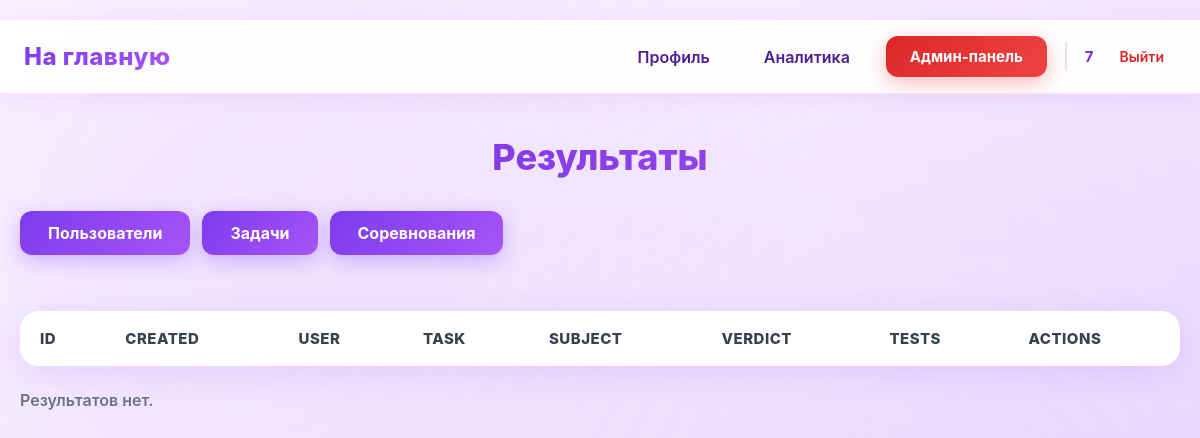
The page /admin/results (signed in) on the database as committed earlier.
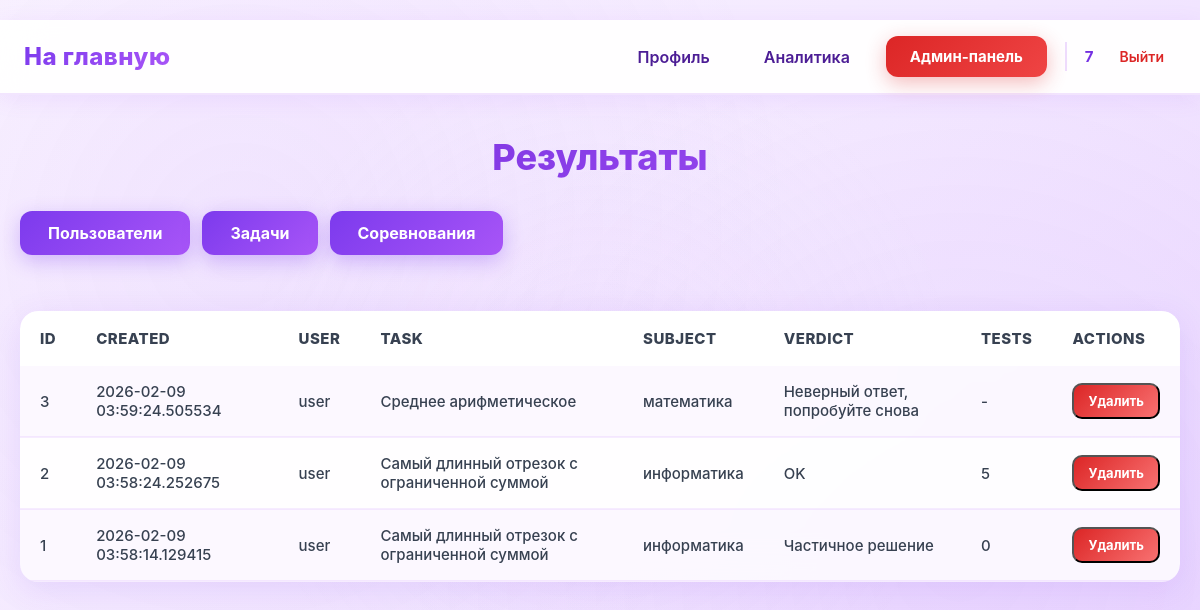
The same page on the database as committed later.
### data/users.py (models this page shows, shortened)
class User(SqlAlchemyBase, UserMixin):
    __tablename__ = 'users'
    id = sqlalchemy.Column(sqlalchemy.Integer,
                           primary_key=True, autoincrement=True)
    name = sqlalchemy.Column(sqlalchemy.String, nullable=True)
    email = sqlalchemy.Column(sqlalchemy.String,
                              index=True, unique=True, nullable=True)
    hashed_password = sqlalchemy.Column(sqlalchemy.String, nullable=True)
    elo_rating = sqlalchemy.Column(sqlalchemy.Float, default=1000)
    admin = sqlalchemy.Column(sqlalchemy.Boolean, default=0)
    ban = sqlalchemy.Column(sqlalchemy.Boolean, default=0)
    created_date = sqlalchemy.Column(sqlalchemy.DateTime,
                                     default=datetime.datetime.now)
    submissions = orm.relationship("Submissions", back_populates="user")

### data/submissions.py (models this page shows)
class Submissions(SqlAlchemyBase):
    __tablename__ = 'submissions'
    id = sqlalchemy.Column(sqlalchemy.Integer,
                           primary_key=True, autoincrement=True)
    user_id = sqlalchemy.Column(sqlalchemy.Integer,
                                sqlalchemy.ForeignKey("users.id"))
    task_id = sqlalchemy.Column(sqlalchemy.Integer,
                                sqlalchemy.ForeignKey("tasks.id"))
    total_tests = sqlalchemy.Column(sqlalchemy.Integer, nullable=True)
    verdict = sqlalchemy.Column(sqlalchemy.Text, nullable=True)
    created_at = sqlalchemy.Column(sqlalchemy.DateTime,
                                     default=datetime.datetime.now)
    tasks = orm.relationship('Tasks', back_populates="submissions")
    user = orm.relationship("User", back_populates="submissions")

### data/tasks.py (models this page shows)
class Tasks(SqlAlchemyBase):
    __tablename__ = 'tasks'
    id = sqlalchemy.Column(sqlalchemy.Integer,
                           primary_key=True, autoincrement=True)
    subject = sqlalchemy.Column(sqlalchemy.Text, nullable=True)
    title = sqlalchemy.Column(sqlalchemy.Text, nullable=True)
    statement = sqlalchemy.Column(sqlalchemy.Text, nullable=True)
    input_format = sqlalchemy.Column(sqlalchemy.Text, nullable=True)
    output_format = sqlalchemy.Column(sqlalchemy.Text, nullable=True)
    memory_limit = sqlalchemy.Column(sqlalchemy.Integer, nullable=True)
    time_limit = sqlalchemy.Column(sqlalchemy.Integer, nullable=True)
    difficulty = sqlalchemy.Column(sqlalchemy.Text, nullable=True)
    created_at = sqlalchemy.Column(sqlalchemy.DateTime,
                                     default=datetime.datetime.now)
    task_tests = orm.relationship("TaskTest", back_populates='tasks')
    submissions = orm.relationship("Submissions", back_populates="tasks")
    theme = sqlalchemy.Column(sqlalchemy.Text, nullable=True)

### main.py (the view, shortened to what this page needs)
@app.route('/admin/results', methods=["GET", "POST"])
@login_required
@admin_required
@user_ban
def admin_results():
    subject = session.get('subject')
    db_sess = db_session.create_session()
    message = None
    user_id = request.args.get("user_id", "").strip()
    task_id = request.args.get("task_id", "").strip()
    verdict = request.args.get("verdict", "").strip()
    limit_raw = request.args.get("limit", "").strip()
    query = db_sess.query(Submissions).order_by(Submissions.created_at.desc())
    if user_id.isdigit():
        query = query.filter(Submissions.user_id == int(user_id))
    if task_id.isdigit():
        query = query.filter(Submissions.task_id == int(task_id))
    if verdict:
        query = query.filter(Submissions.verdict == verdict)
    limit = 200
    if limit_raw.isdigit():
        limit = min(int(limit_raw), 1000)
    submissions = query.limit(limit).all()
    return render_template(
        "admin_results.html",
        subject=subject,
        submissions=submissions,
        message=message,
        user_id=user_id,
        task_id=task_id,
        verdict=verdict,
        limit=limit
    )

### data/db_session.py (called while the page is built)
def create_session() -> Session:
    global __factory
    return __factory()

### main.py (called while the page is built)
@login_manager.user_loader
def load_user(user_id):
    db_sess = db_session.create_session()
    return db_sess.get(User, user_id)

def admin_required(func):
    @wraps(func)
    def wrapper(*args, **kwargs):
        if not current_user.admin:
            abort(403)
        return func(*args, **kwargs)
    return wrapper

def user_ban(func):
    @wraps(func)
    def wrapper(*args, **kwargs):
        if current_user.ban:
            abort(403)
        return func(*args, **kwargs)
    return wrapper

### templates/admin_results.html (shortened to what this page needs)
{% extends "base.html" %}
{% block styles %}
<link rel="stylesheet" href="{{ url_for('static', filename='admin_first.css') }}">
<link rel="stylesheet" href="{{ url_for('static', filename='admin_results.css') }}">
{% endblock %}
{% block content %}
<h1>Результаты</h1>
<div class="admin-actions">
    <a class="btn btn-task" href="/admin">Пользователи</a>
    <a class="btn btn-task" href="/admin/task_list">Задачи</a>
    <a class="btn btn-task" href="/admin/competitions">Соревнования</a>
</div>
<div class="table-container">
    <table>
        <tr>
            <td>id</td>
            <td>created</td>
            <td>user</td>
            <td>task</td>
            <td>subject</td>
            <td>verdict</td>
            <td>tests</td>
            <td>actions</td>
        </tr>
        {% for s in submissions %}
        <tr>
            <td>{{ s.id }}</td>
            <td>{{ s.created_at }}</td>
            <td>{{ s.user.name if s.user else ("#" ~ s.user_id) }}</td>
            <td>{{ s.tasks.title if s.tasks else ("#" ~ s.task_id) }}</td>
            <td>{{ s.tasks.subject if s.tasks else "-" }}</td>
            <td>{{ s.verdict or "-" }}</td>
            <td>{{ s.total_tests if s.total_tests is not none else "-" }}</td>
            <td>
                <form method="post" class="inline-form">
                    <button type="submit" class="btn btn-small btn-danger">Удалить</button>
                </form>
            </td>
        </tr>
        {% endfor %}
    </table>
</div>
{% if submissions|length == 0 %}
<div class="empty">Результатов нет.</div>
{% endif %}
{% endblock %}

### templates/base.html (shortened to what this page needs)
﻿<!doctype html>
<html lang="ru">
<head>
    <link rel="stylesheet" href="{{ url_for('static', filename='base.css') }}">
    {% block styles %}{% endblock %}
</head>
<body>
<header class="site-header">
    <nav class="navbar">
        <div class="nav-left">
            {% if session.get('subject') and session.get('subject') != 'subject' %}
            <a class="logo" href="/{{ session.get('subject') }}/">На главную</a>
            {% else %}
            <a class="logo" href="/">На главную</a>
            {% endif %}
        </div>
        <div class="nav-right">
            {% if current_user.is_authenticated %}
                <a class="nav-link" href="/profile">Профиль</a>
                <a class="nav-link" href="/analytics">Аналитика</a>
                {% if current_user.admin %}
                    <a class="btn btn-admin" href="/admin">Админ-панель</a>
                {% endif %}
                <div class="user-menu">
                    <span class="username">{{ current_user.name }}</span>
                    <a class="logout" href="/logout">Выйти</a>
                </div>
            {% else %}
                <a class="btn btn-outline" href="/login">Войти</a>
                <a class="btn btn-primary" href="/register">Регистрация</a>
            {% endif %}
        </div>
    </nav>
</header>
<main class="page-content">
    {% block content %}{% endblock %}
</main>
</body>
</html>

### static/base.css (style rules this page uses)
* { box-sizing: border-box; margin: 0; padding: 0; font-family: "Inter", "Segoe UI", Arial, sans-serif; }
body { background: linear-gradient(135deg, #faf5ff 0%, #f3e8ff 50%, #e9d5ff 100%); background-attachment: fixed; color: #1f2937; min-height: 100vh; position: relative; }
body::before { content: ''; position: fixed; top: 0; left: 0; right: 0; bottom: 0; background: radial-gradient(circle at 20% 30%, rgba(168, 85, 247, 0.08) 0%, transparent 50%), radial-gradient(circle at 80% 70%, rgba(192, 132, 252, 0.08) 0%, transparent 50%), radial-gradient(circle at 50% 50%, rgba(233, 213, 255, 0.1) 0%, transparent 50%); pointer-events: none; z-index: 0; }
.site-header { background: rgba(255, 255, 255, 0.95); backdrop-filter: blur(20px); border-bottom: 2px solid rgba(168, 85, 247, 0.15); box-shadow: 0 4px 20px rgba(168, 85, 247, 0.1); position: relative; z-index: 100; }
.navbar { max-width: 1200px; margin: 0 auto; padding: 16px 24px; display: flex; align-items: center; justify-content: space-between; }
.logo { font-size: 24px; font-weight: 800; text-decoration: none; background: linear-gradient(135deg, #7c3aed, #a855f7); -webkit-background-clip: text; -webkit-text-fill-color: transparent; background-clip: text; letter-spacing: 0.5px; transition: all 0.3s ease; position: relative; }
.logo::after { content: ''; position: absolute; bottom: -4px; left: 0; width: 0; height: 3px; background: linear-gradient(90deg, #7c3aed, #a855f7); border-radius: 2px; transition: width 0.3s ease; }
.nav-left, .nav-right { display: flex; align-items: center; gap: 18px; position: relative; z-index: 10; }
.nav-link { text-decoration: none; color: #4c1d95; font-weight: 600; padding: 10px 18px; border-radius: 12px; transition: all 0.3s ease; position: relative; background: transparent; }
.btn-admin { background: linear-gradient(135deg, #dc2626, #ef4444); color: #ffffff !important; box-shadow: 0 6px 20px rgba(220, 38, 38, 0.3); position: relative; overflow: hidden; font-weight: 700; padding: 10px 20px; border-radius: 12px; text-decoration: none; transition: all 0.3s ease; }
.btn-admin::before { content: ''; position: absolute; top: 50%; left: 50%; width: 0; height: 0; border-radius: 50%; background: rgba(255, 255, 255, 0.2); transform: translate(-50%, -50%); transition: width 0.6s ease, height 0.6s ease; }
.user-menu { display: flex; align-items: center; gap: 14px; padding-left: 18px; border-left: 2px solid rgba(168, 85, 247, 0.2); }
.username { font-size: 15px; font-weight: 700; color: #5b21b6; background: linear-gradient(135deg, #6d28d9, #7c3aed); -webkit-background-clip: text; -webkit-text-fill-color: transparent; background-clip: text; }
.logout { text-decoration: none; font-size: 14px; color: #dc2626; font-weight: 600; padding: 6px 12px; border-radius: 8px; transition: all 0.2s ease; }
.btn { text-decoration: none; font-size: 15px; padding: 11px 24px; border-radius: 12px; font-weight: 700; transition: all 0.3s cubic-bezier(0.4, 0, 0.2, 1); position: relative; overflow: hidden; z-index: 1; display: inline-block; }
.btn::before { content: ''; position: absolute; top: 50%; left: 50%; width: 0; height: 0; border-radius: 50%; background: rgba(255, 255, 255, 0.2); transform: translate(-50%, -50%); transition: width 0.6s ease, height 0.6s ease; z-index: -1; }
.page-content { max-width: 1200px; margin: 40px auto; padding: 0 20px; position: relative; z-index: 10; animation: fadeIn 0.6s ease-out; }
h1, h2, h3, h4, h5, h6 { color: #5b21b6; font-weight: 800; }
a { color: #7c3aed; }

### static/admin_results.css (style rules this page uses)
.admin-actions { display: flex; flex-wrap: wrap; gap: 12px; margin-bottom: 24px; }
.inline-form { display: inline-block; margin: 0; }
.btn.btn-small { padding: 8px 14px; font-size: 13px; border-radius: 10px; }
.btn.btn-danger { background: linear-gradient(135deg, #dc2626, #f87171); color: #ffffff !important; }

Rows that differ between the two databases and show on the page:
added Submissions: id "3", created_at "2026-02-09 03:59:24.505534", user "user", tasks "Среднее арифметическое", tasks "математика", verdict "Неверный ответ, попробуйте снова", total_tests "-"
added Submissions: id "2", created_at "2026-02-09 03:58:24.252675", user "user", tasks "Самый длинный отрезок с ограниченной суммой", tasks "информатика", verdict "OK", total_tests "5"
added Submissions: id "1", created_at "2026-02-09 03:58:14.129415", user "user", tasks "Самый длинный отрезок с ограниченной суммой", tasks "информатика", verdict "Частичное решение", total_tests "0"
Other text that changed with them:
text no longer shown: "Результатов нет."
